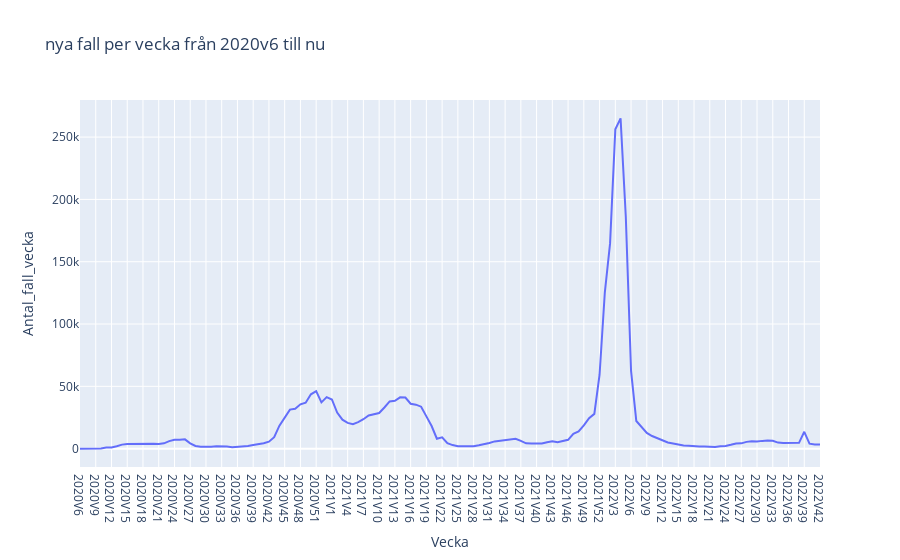

Here is the notebook cell this chart was saved with:
### Code cell
# använda plotly
fig = px.line(
    df, x="Vecka", y="Antal_fall_vecka", 
    title="nya fall per vecka från 2020v6 till nu"
)
fig.show()
fig.write_html("uppgift 1d.html", auto_open = True)

### Figure 1 — Plotly figure (JSON) as saved in the notebook; plotly's stock layout.template omitted (floating-point values rounded to 4 significant figures; data arrays with more than 128 entries replaced by an {"elided": "..."} marker saying what was removed)
{"data": [{"hovertemplate": "Vecka=%{x}<br>Antal_fall_vecka=%{y}<extra></extra>", "legendgroup": "", "line": {"color": "#636efa", "dash": "solid"}, "marker": {"symbol": "circle"}, "mode": "lines", "name": "", "orientation": "v", "showlegend": false, "type": "scatter", "x": {"elided": "142 str values"}, "xaxis": "x", "y": {"elided": "142 int values"}, "yaxis": "y"}], "layout": {"legend": {"tracegroupgap": 0}, "title": {"text": "nya fall per vecka från 2020v6 till nu"}, "xaxis": {"anchor": "y", "domain": [0, 1], "title": {"text": "Vecka"}}, "yaxis": {"anchor": "x", "domain": [0, 1], "title": {"text": "Antal_fall_vecka"}}}}
